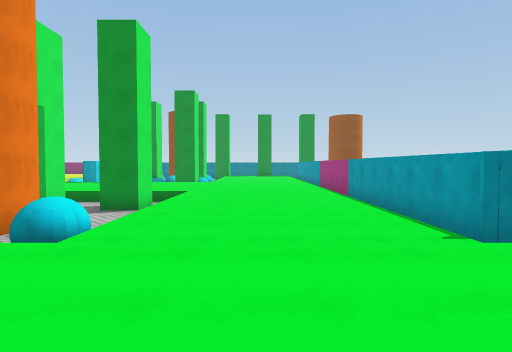
view 1 (above)

21 first-person views from a walk through a scene from a Unity 3-D project. The camera is 1.5 m above the floor, tilts 2° down and sees 75° across. The floor is counted in squares, 2 m on a side. Each view is taken from the middle of a square. On the plan, view 1 faces up. The plan holds only what a view shows up to about 11 squares ahead; the rest is blank. The place goes on beyond the plan. The player is left out. Some animated figures are not drawn. Surface patterns are stand-ins for the level's own textures.

view 2
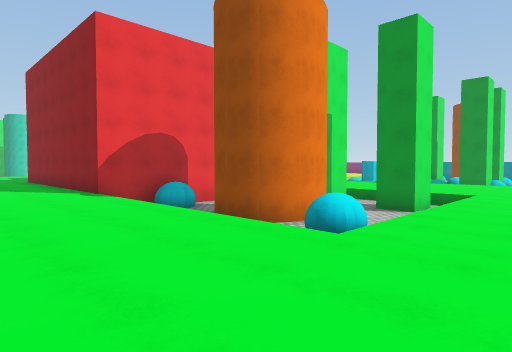

view 3
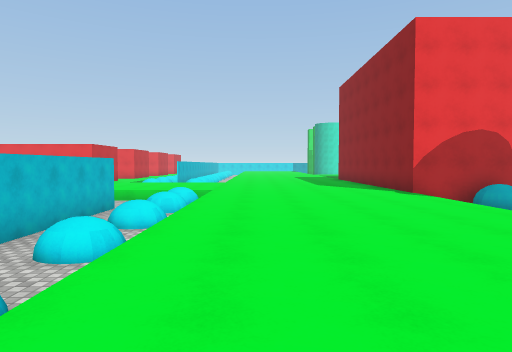

view 4
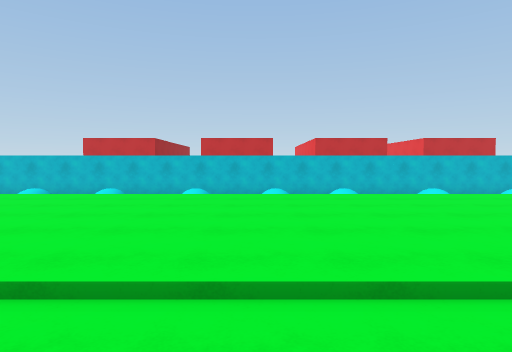

view 5
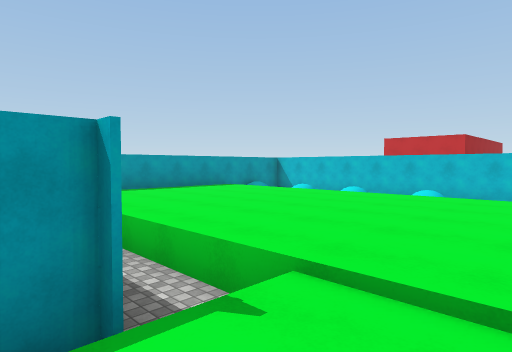

view 6
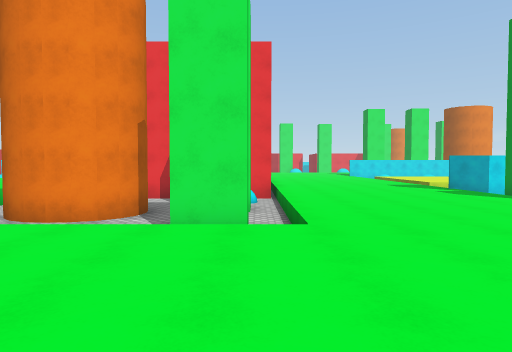

view 7
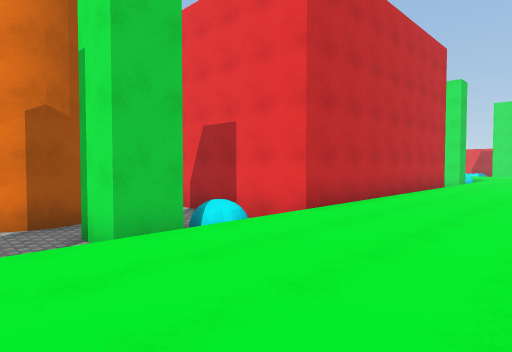

view 8
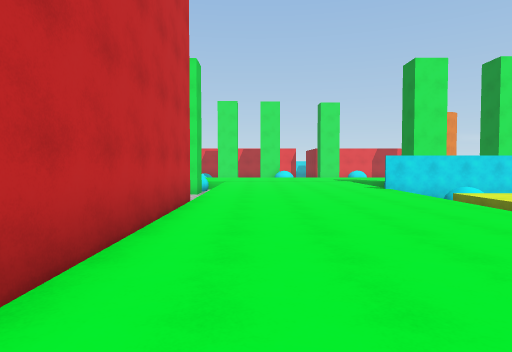

view 9
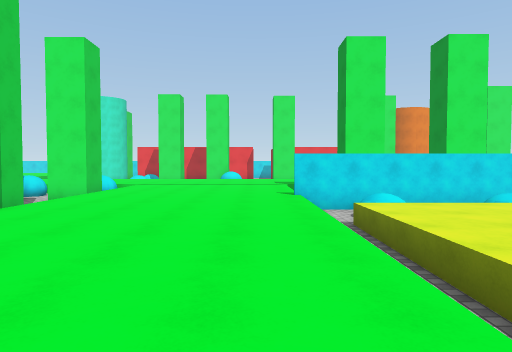

view 10
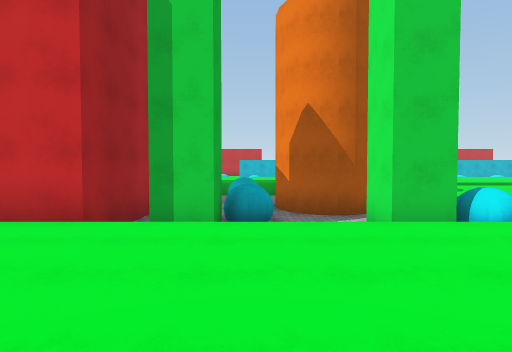

view 11
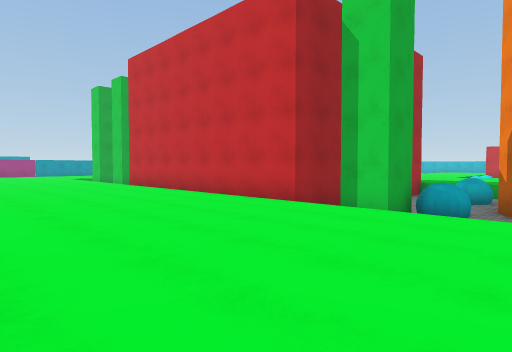

view 12
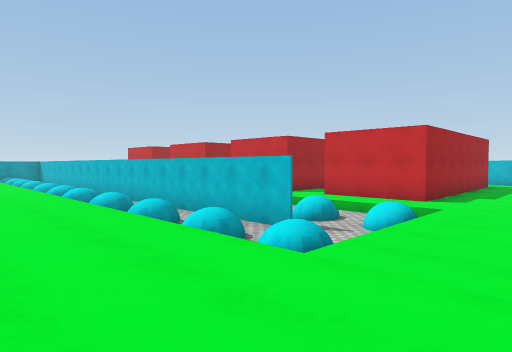

view 13
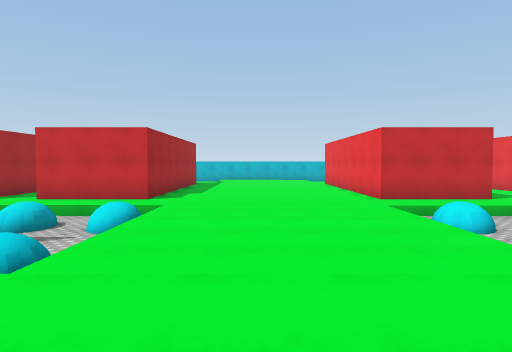

view 14
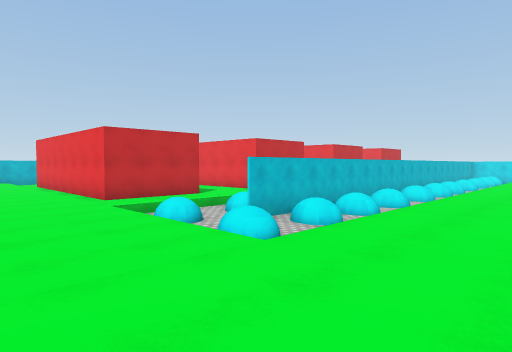

view 15
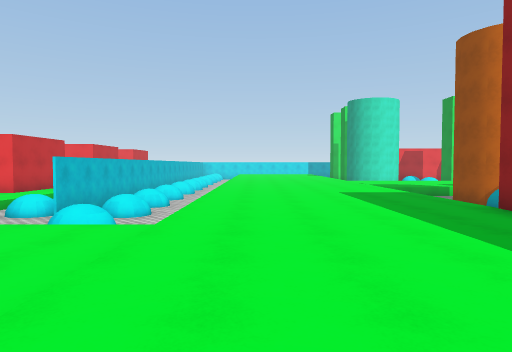

view 16
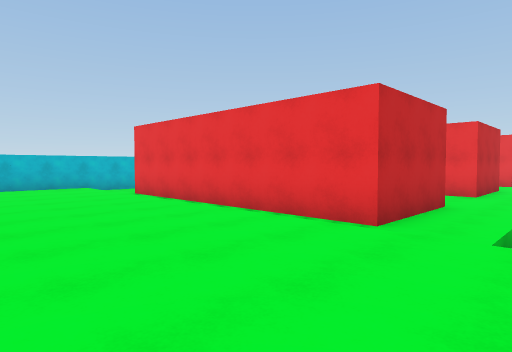

view 17
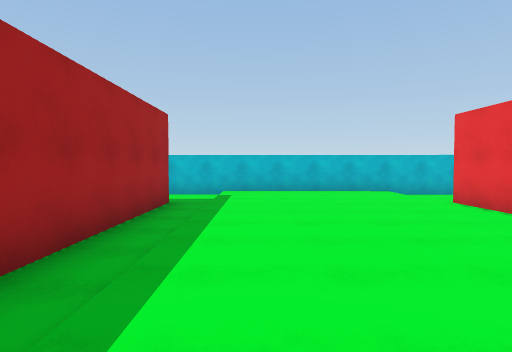

view 18
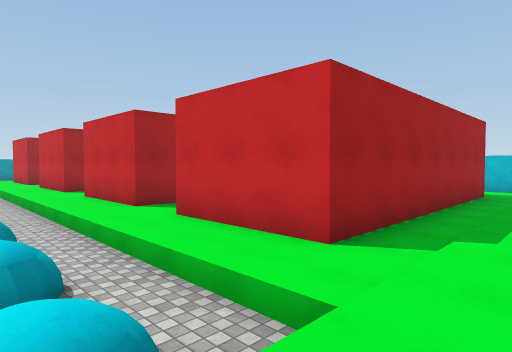

view 19
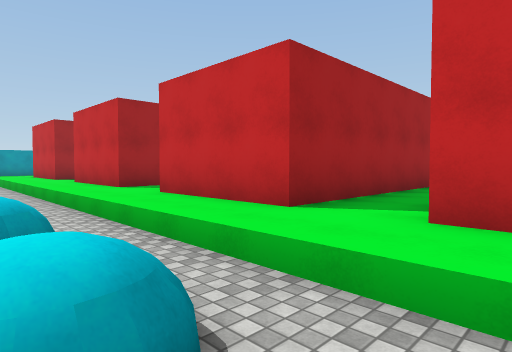

view 20
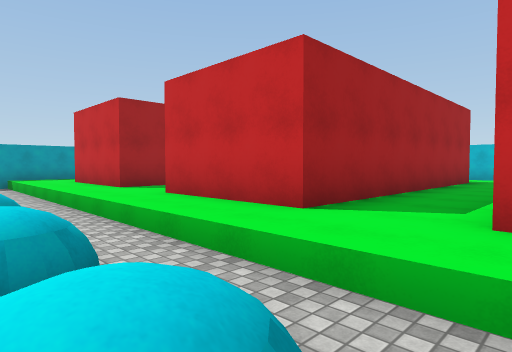

view 21
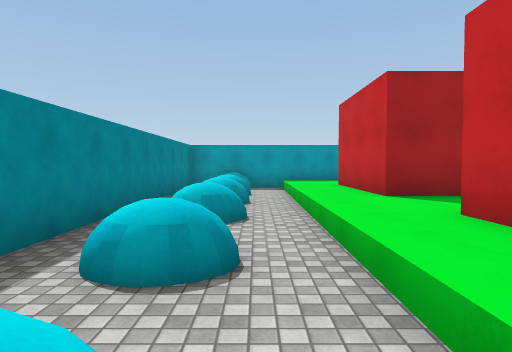

### Floor plan
Key: @ floor where view 1 was taken; # wall or solid block; x gap in a wall; . main floor; : floor 0.25 m higher than the main floor; - floor 0.25 m lower than the main floor; _ floor 0.75 m lower than the main floor; / step, stairs or slope; = window, fence, low wall or low ledge; ^ raised ledge; v drop or lower ground.
Columns run from 22 left of view 1 to 10 right of it. Each row starts with its distance up from view 1.
 20    #^
 19    # v:
 18    #^v:::     v
 17    #vvvvvv    vx
 16 ///v.......  .v..
 15 ............ ......
 14 ....................
 13 ......................
 12 .......................
 11 .........................#
 10 ##  ##########vv_v_v.....#
  9 ###=#        #vv#v#_.....#
  8              #vvvvvv.....#
  7   #          #vv##vv.....#
  6   #=         #vv##vv.....#
  5  ##^=        #vv##v^.....#
  4    /=        #v v  v.....v
  3 //////#   ####:::::://///::::
  2 ::::::::::::::::::::::::::::::::
  1 ::::::::::::::::::::::::::::::::#
  0 ::::::::::::::::::::::@:::::::::#
 -1 ::::::::::::::::::::::::::::::::#
 -2 ::::::::::::::::::::::::::::::::#
 -3 _______....=^^=^==^=^^^^^=^=^^=
 -4 ^^_^_^_....================= =
 -5 ####___....__####################
 -6    ^_^_...._^^/^ ^^_^^^^^/^^^^ ^#
 -7    /_/_....=//_/__/_/_/_/_/_//_/#
 -8 -------..../--------////////////#
 -9 #--###-..../####-###--###--###--#
-10 #--  #-..../#   -#  --#  --#    #
-11      #-..../#   -#  --#
-12      #-..../#   -#  --#
-13      #-..../#   -#  --#
-14      #-..../#    #  --#
-15      #-..../#        -#
-16      #-..../#        -#
-17      --..../-        -
-18      --..../-        -
-19     #########        ##

Where each view was taken, in squares from view 1:
view 1: 0 up, 0 right, facing up
view 2: 0 up, 0 right, facing up-left
view 3: 1 down, 0 right, facing left
view 4: 5 up, 0 right, facing down
view 5: 5 up, 1 right, facing down-right
view 6: 10 up, 2 right, facing left
view 7: 14 up, 4 left, facing down-left
view 8: 12 up, 9 left, facing left
view 9: 15 up, 11 left, facing left
view 10: 15 up, 19 left, facing down
view 11: 16 up, 21 left, facing down-right
view 12: 0 up, 13 left, facing down-right
view 13: 0 up, 13 left, facing down
view 14: 0 up, 13 left, facing down-left
view 15: 1 down, 11 left, facing left
view 16: 7 down, 12 left, facing down-left
view 17: 9 down, 12 left, facing down
view 18: 6 down, 12 left, facing down-right
view 19: 6 down, 8 left, facing down-right
view 20: 6 down, 3 left, facing down-right
view 21: 7 down, 1 left, facing right
